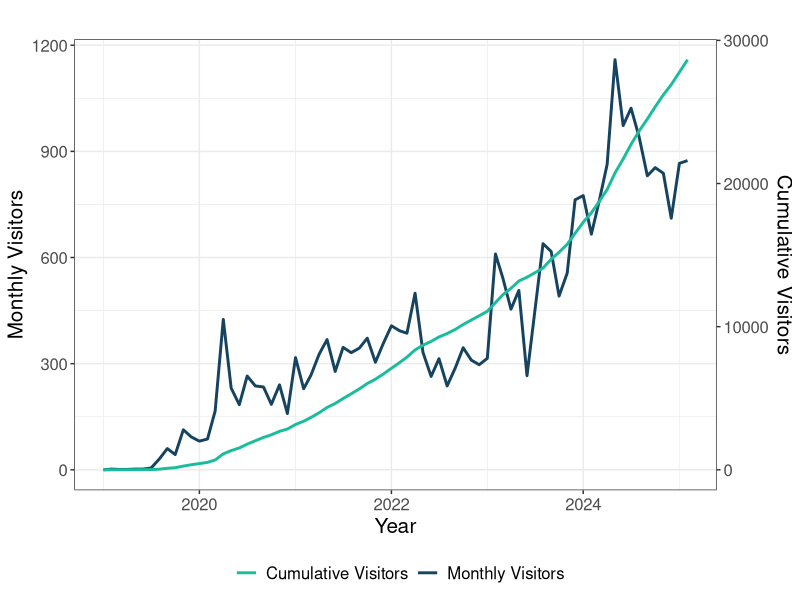

The R source for this figure:
library(lubridate)
library(ggplot2)
library(ggpubr)
library(readxl)

popular = read_excel("spoke_popular.xlsx")

plt = ggplot(popular, aes(x = Month)) +
  geom_line(aes(y = `Monthly visitors`, color = "Monthly Visitors"), size = 1) +
  geom_line(aes(y = `Cumulative Visitors` / max(`Cumulative Visitors`) * max(`Monthly visitors`), 
                color = "Cumulative Visitors"), size = 1) +
  scale_y_continuous(
    name = "Monthly Visitors",
    sec.axis = sec_axis(~ . * max(popular$`Cumulative Visitors`) / max(popular$`Monthly visitors`), 
                        name = "Cumulative Visitors")
  ) +
  scale_color_manual(values = c("Monthly Visitors" = "#154360", "Cumulative Visitors" = "#1ABC9C")) +
  labs(title = "",
       x = "Year",
       color = "") +
  theme_bw() +
  theme(legend.position = "bottom", text = element_text(size = 15))

ggsave(filename = "spoke_popularity.png", plot = plt, dpi = 1200, device = "png",
       width = 5, height = 5)
